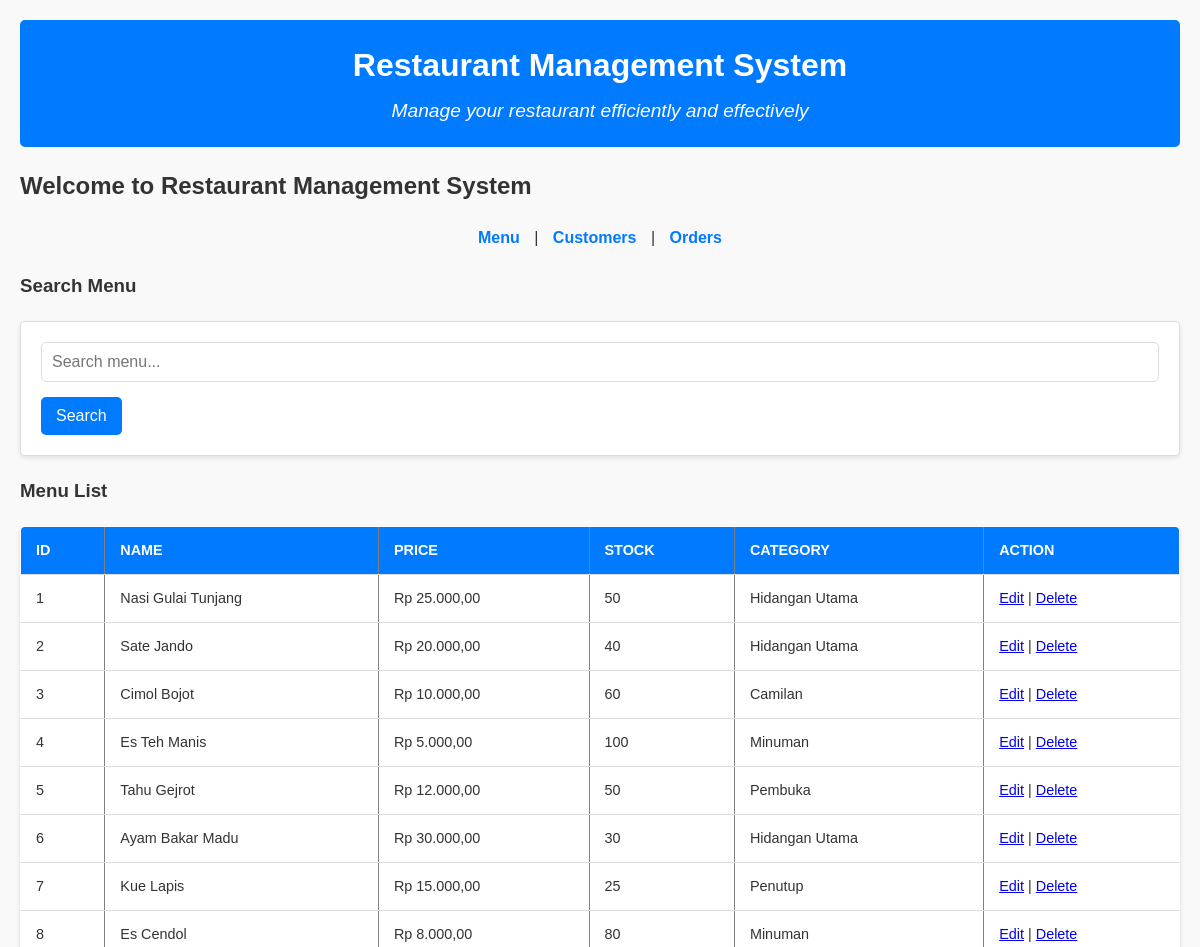
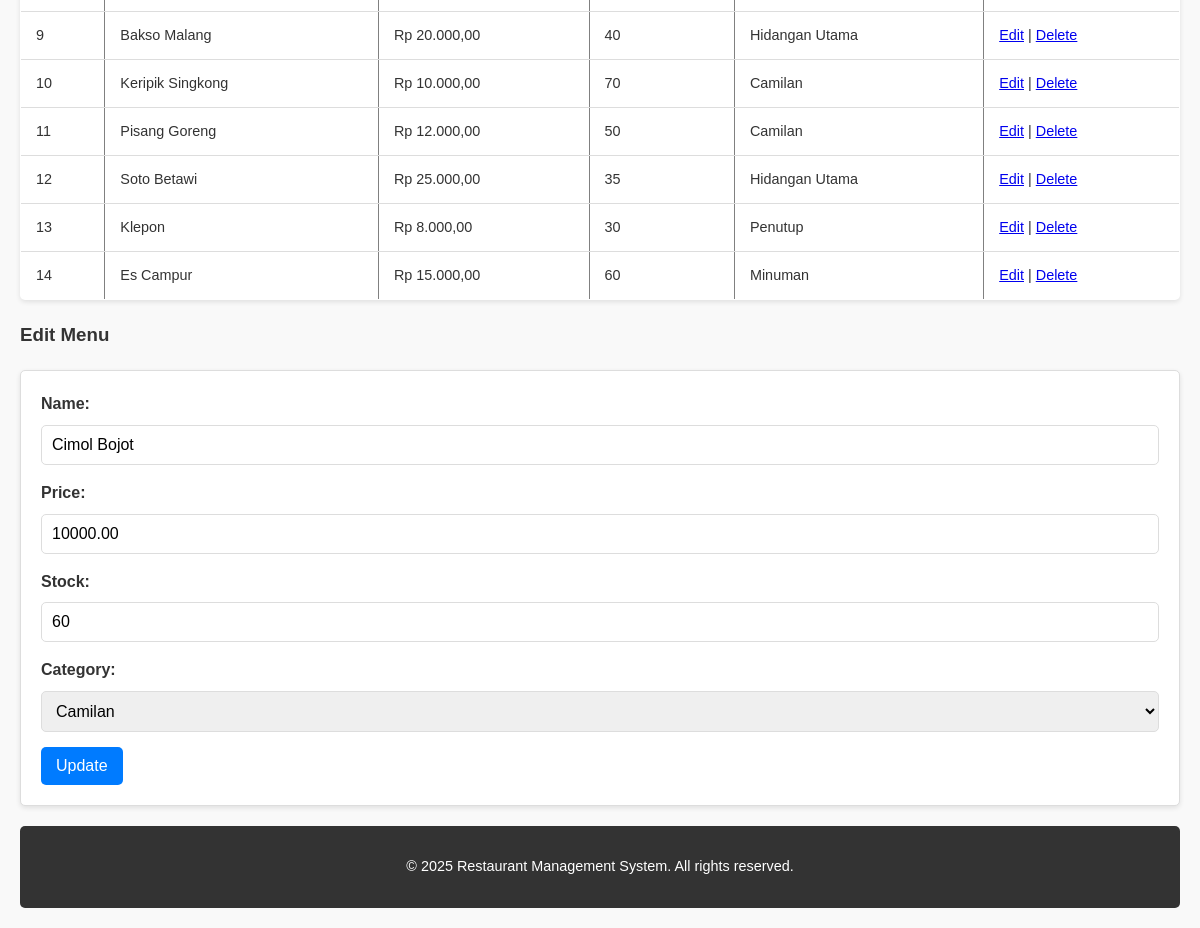
/?page=menu&edit=3, run on the app's committed database (2 pictures, top to bottom).
### tables this page shows
CREATE TABLE menu (
    id INT AUTO_INCREMENT PRIMARY KEY,
    name VARCHAR(255) NOT NULL,
    price DECIMAL(10, 2) NOT NULL,
    stock INT NOT NULL,
    category_id INT NOT NULL,
    FOREIGN KEY (category_id) REFERENCES categories(id)
);

CREATE TABLE categories (
    id INT AUTO_INCREMENT PRIMARY KEY,
    name VARCHAR(100) NOT NULL
);

### config/db.php (called while the page is built, shortened)
<?php
class Database {
    private $host = "localhost";
    private $username = "root";
    private $password = "";
    private $dbname = "restaurant_db";
    public function __construct() {
        try {
            $this->conn = new PDO("mysql:host=$this->host;dbname=$this->dbname", $this->username, $this->password);
        } catch (PDOException $e) {
            echo "Connection failed: " . $e->getMessage();
        }
    }
}
?>

### class/Menu.php (called while the page is built, shortened)
<?php
require_once 'config/db.php';
class Menu
{
    private $db;
    public function __construct()
    {
        $this->db = (new Database())->conn;
    }
    public function getAllMenu()
    {
        $stmt = $this->db->query("SELECT menu.*, categories.name AS category_name
                                  FROM menu
                                  JOIN categories ON menu.category_id = categories.id
                                  ORDER BY menu.id ASC");
        return $stmt->fetchAll(PDO::FETCH_ASSOC);
    }
    public function getAllCategories()
    {
        $stmt = $this->db->query("SELECT * FROM categories");
        return $stmt->fetchAll(PDO::FETCH_ASSOC);
    }
}
?>

### view/menu.php (the view, shortened to what this page needs)
<h3>Search Menu</h3>
<form method="GET">
    <input type="text" name="search_menu" placeholder="Search menu..." value="<?= isset($_GET['search_menu']) ? $_GET['search_menu'] : '' ?>">
    <button type="submit">Search</button>
</form>
<h3>Menu List</h3>
<table border="1">
    <tr>
        <th>ID</th>
        <th>Name</th>
        <th>Price</th>
        <th>Stock</th>
        <th>Category</th>
        <th>Action</th>
    </tr>
    <?php
    $menus = isset($_GET['search_menu']) ? $menu->searchMenu($_GET['search_menu']) : $menu->getAllMenu();
    foreach ($menus as $m): ?>
        <tr>
            <td><?= $m['id'] ?></td>
            <td><?= $m['name'] ?></td>
            <td><?= 'Rp ' . number_format($m['price'], 2, ',', '.') ?></td>
            <td><?= $m['stock'] ?></td>
            <td><?= $m['category_name'] ?></td>
            <td>
                <a href="?page=menu&edit=<?= $m['id'] ?>">Edit</a> |
                <a href="?page=menu&delete_menu=<?= $m['id'] ?>">Delete</a>
            </td>
        </tr>
    <?php endforeach; ?>
</table>
<?php if (isset($_GET['edit'])):
    $menuToEdit = null;
    foreach ($menu->getAllMenu() as $m) {
        if ($m['id'] == $_GET['edit']) {
            $menuToEdit = $m;
            break;
        }
    }
    if ($menuToEdit): ?>
        <h3>Edit Menu</h3>
        <form method="POST">
            <label>Name:</label>
            <input type="text" name="name" value="<?= $menuToEdit['name'] ?>" required>
            <label>Price:</label>
            <input type="number" name="price" value="<?= $menuToEdit['price'] ?>" required>
            <label>Stock:</label>
            <input type="number" name="stock" value="<?= $menuToEdit['stock'] ?>" required>
            <label>Category:</label>
            <select name="category_id" required>
                <?php foreach ($menu->getAllCategories() as $category): ?>
                    <option value="<?= $category['id'] ?>" <?= $category['id'] == $menuToEdit['category_id'] ? 'selected' : '' ?>>
                        <?= $category['name'] ?>
                    </option>
                <?php endforeach; ?>
            </select>
            <button type="submit" name="update_menu">Update</button>
        </form>
    <?php endif; ?>
<?php endif; ?>

### style.css (style rules this page uses)
body { font-family: 'Arial', sans-serif; margin: 20px; background-color: #f9f9f9; color: #333; line-height: 1.6; }
table { width: 100%; border-collapse: collapse; margin: 20px 0; background-color: white; box-shadow: 0 2px 5px rgba(0, 0, 0, 0.1); border-radius: 5px; overflow: hidden; }
th, td { padding: 12px 15px; text-align: left; border-bottom: 1px solid #ddd; }
th { background-color: #007bff; color: white; text-transform: uppercase; font-size: 0.9em; }
td { font-size: 0.9em; }
form { margin: 20px 0; padding: 20px; background-color: white; border: 1px solid #ddd; border-radius: 5px; box-shadow: 0 2px 5px rgba(0, 0, 0, 0.1); }
form label { display: block; margin-bottom: 8px; font-weight: bold; color: #333; }
form input[type="text"], form input[type="email"], form input[type="number"], form select { width: 100%; padding: 10px; margin-bottom: 15px; border: 1px solid #ddd; border-radius: 5px; font-size: 1em; box-sizing: border-box; }
form button { background-color: #007bff; color: white; border: none; padding: 10px 15px; font-size: 1em; border-radius: 5px; cursor: pointer; transition: background-color 0.3s ease; }
button, a.button { display: inline-block; padding: 10px 15px; font-size: 1em; color: white; background-color: #007bff; text-decoration: none; border: none; border-radius: 5px; cursor: pointer; transition: background-color 0.3s ease; }

### data on the page
menu: id "1", name "Nasi Gulai Tunjang", price "25.000,00", stock "50", category.name "Hidangan Utama"
menu: id "2", name "Sate Jando", price "20.000,00", stock "40", category.name "Hidangan Utama"
menu: id "3", name "Cimol Bojot", price "10.000,00", stock "60", category.name "Camilan", price "10000.00", category_id "Camilan"
menu: id "4", name "Es Teh Manis", price "5.000,00", stock "100", category.name "Minuman"
menu: id "5", name "Tahu Gejrot", price "12.000,00", stock "50", category.name "Pembuka"
menu: id "6", name "Ayam Bakar Madu", price "30.000,00", stock "30", category.name "Hidangan Utama"
menu: id "7", name "Kue Lapis", price "15.000,00", stock "25", category.name "Penutup"
menu: id "8", name "Es Cendol", price "8.000,00", stock "80", category.name "Minuman"
menu: id "9", name "Bakso Malang", price "20.000,00", stock "40", category.name "Hidangan Utama"
menu: id "10", name "Keripik Singkong", price "10.000,00", stock "70", category.name "Camilan"
menu: id "11", name "Pisang Goreng", price "12.000,00", stock "50", category.name "Camilan"
menu: id "12", name "Soto Betawi", price "25.000,00", stock "35", category.name "Hidangan Utama"
menu: id "13", name "Klepon", price "8.000,00", stock "30", category.name "Penutup"
menu: id "14", name "Es Campur", price "15.000,00", stock "60", category.name "Minuman"
